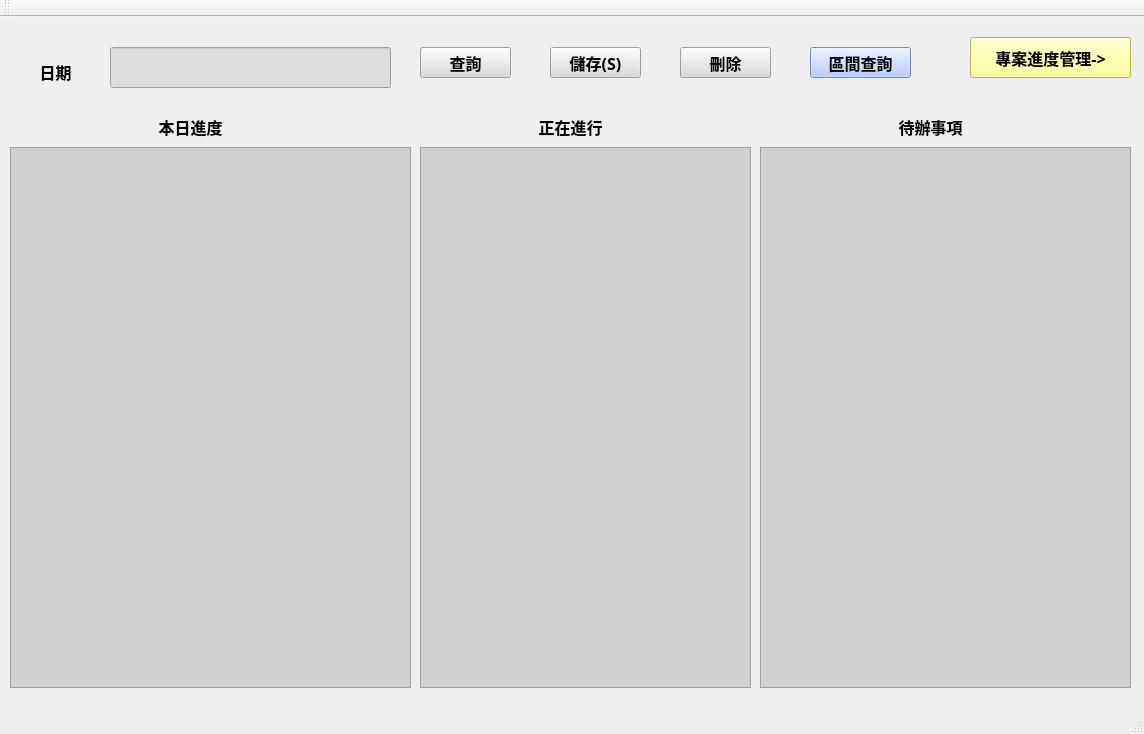
<?xml version="1.0" encoding="UTF-8"?>
<ui version="4.0">
 <class>MainWindow</class>
 <widget class="QMainWindow" name="MainWindow">
  <property name="geometry">
   <rect>
    <x>0</x>
    <y>0</y>
    <width>1144</width>
    <height>734</height>
   </rect>
  </property>
  <property name="windowTitle">
   <string>MainWindow</string>
  </property>
  <widget class="QWidget" name="centralWidget">
   <widget class="QLabel" name="label">
    <property name="geometry">
     <rect>
      <x>140</x>
      <y>90</y>
      <width>101</width>
      <height>41</height>
     </rect>
    </property>
    <property name="text">
     <string>&lt;html&gt;&lt;head/&gt;&lt;body&gt;&lt;p align=&quot;center&quot;&gt;&lt;span style=&quot; font-size:12pt; font-weight:600;&quot;&gt;本日進度&lt;/span&gt;&lt;/p&gt;&lt;/body&gt;&lt;/html&gt;</string>
    </property>
   </widget>
   <widget class="QLabel" name="label_2">
    <property name="geometry">
     <rect>
      <x>520</x>
      <y>90</y>
      <width>101</width>
      <height>41</height>
     </rect>
    </property>
    <property name="text">
     <string>&lt;html&gt;&lt;head/&gt;&lt;body&gt;&lt;p align=&quot;center&quot;&gt;&lt;span style=&quot; font-size:12pt; font-weight:600;&quot;&gt;正在進行&lt;/span&gt;&lt;/p&gt;&lt;/body&gt;&lt;/html&gt;</string>
    </property>
   </widget>
   <widget class="QLabel" name="label_3">
    <property name="geometry">
     <rect>
      <x>880</x>
      <y>90</y>
      <width>101</width>
      <height>41</height>
     </rect>
    </property>
    <property name="text">
     <string>&lt;html&gt;&lt;head/&gt;&lt;body&gt;&lt;p align=&quot;center&quot;&gt;&lt;span style=&quot; font-size:12pt; font-weight:600;&quot;&gt;待辦事項&lt;/span&gt;&lt;/p&gt;&lt;/body&gt;&lt;/html&gt;</string>
    </property>
   </widget>
   <widget class="QLabel" name="label_4">
    <property name="geometry">
     <rect>
      <x>20</x>
      <y>40</y>
      <width>71</width>
      <height>31</height>
     </rect>
    </property>
    <property name="text">
     <string>&lt;html&gt;&lt;head/&gt;&lt;body&gt;&lt;p align=&quot;center&quot;&gt;&lt;span style=&quot; font-size:12pt; font-weight:600;&quot;&gt;日期&lt;/span&gt;&lt;/p&gt;&lt;/body&gt;&lt;/html&gt;</string>
    </property>
   </widget>
   <widget class="QTextEdit" name="teProgress">
    <property name="geometry">
     <rect>
      <x>10</x>
      <y>130</y>
      <width>401</width>
      <height>541</height>
     </rect>
    </property>
    <property name="font">
     <font>
      <family>微軟正黑體</family>
      <pointsize>12</pointsize>
      <weight>75</weight>
      <bold>true</bold>
     </font>
    </property>
    <property name="styleSheet">
     <string notr="true">background-color: rgb(208, 208, 208);
color: rgb(0, 0, 0);</string>
    </property>
   </widget>
   <widget class="QTextEdit" name="teOnGoing">
    <property name="geometry">
     <rect>
      <x>420</x>
      <y>130</y>
      <width>331</width>
      <height>541</height>
     </rect>
    </property>
    <property name="font">
     <font>
      <family>微軟正黑體</family>
      <pointsize>12</pointsize>
      <weight>75</weight>
      <bold>true</bold>
     </font>
    </property>
    <property name="styleSheet">
     <string notr="true">background-color: rgb(208, 208, 208);
color: rgb(0, 0, 0);</string>
    </property>
   </widget>
   <widget class="QTextEdit" name="teToDo">
    <property name="geometry">
     <rect>
      <x>760</x>
      <y>130</y>
      <width>371</width>
      <height>541</height>
     </rect>
    </property>
    <property name="font">
     <font>
      <family>微軟正黑體</family>
      <pointsize>12</pointsize>
      <weight>75</weight>
      <bold>true</bold>
     </font>
    </property>
    <property name="styleSheet">
     <string notr="true">background-color: rgb(208, 208, 208);
color: rgb(0, 0, 0);</string>
    </property>
   </widget>
   <widget class="QPushButton" name="pbSaveAndUpdate">
    <property name="geometry">
     <rect>
      <x>550</x>
      <y>30</y>
      <width>91</width>
      <height>31</height>
     </rect>
    </property>
    <property name="font">
     <font>
      <family>微軟正黑體</family>
      <pointsize>12</pointsize>
      <weight>75</weight>
      <bold>true</bold>
     </font>
    </property>
    <property name="styleSheet">
     <string notr="true">background-color: rgb(218, 218, 218);</string>
    </property>
    <property name="text">
     <string>儲存(S)</string>
    </property>
   </widget>
   <widget class="QLineEdit" name="leDate">
    <property name="geometry">
     <rect>
      <x>110</x>
      <y>30</y>
      <width>281</width>
      <height>41</height>
     </rect>
    </property>
    <property name="font">
     <font>
      <family>Adobe Devanagari</family>
      <pointsize>16</pointsize>
      <weight>75</weight>
      <bold>true</bold>
     </font>
    </property>
    <property name="styleSheet">
     <string notr="true">background-color: rgb(221, 221, 221);</string>
    </property>
   </widget>
   <widget class="QPushButton" name="pbSearch">
    <property name="geometry">
     <rect>
      <x>420</x>
      <y>30</y>
      <width>91</width>
      <height>31</height>
     </rect>
    </property>
    <property name="font">
     <font>
      <family>微軟正黑體</family>
      <pointsize>12</pointsize>
      <weight>75</weight>
      <bold>true</bold>
     </font>
    </property>
    <property name="styleSheet">
     <string notr="true">background-color: rgb(218, 218, 218);</string>
    </property>
    <property name="text">
     <string>查詢</string>
    </property>
   </widget>
   <widget class="QPushButton" name="pbSearchSequence">
    <property name="geometry">
     <rect>
      <x>810</x>
      <y>30</y>
      <width>101</width>
      <height>31</height>
     </rect>
    </property>
    <property name="font">
     <font>
      <family>微軟正黑體</family>
      <pointsize>12</pointsize>
      <weight>75</weight>
      <bold>true</bold>
     </font>
    </property>
    <property name="styleSheet">
     <string notr="true">background-color: rgb(165, 192, 255);</string>
    </property>
    <property name="text">
     <string>區間查詢</string>
    </property>
   </widget>
   <widget class="QPushButton" name="pbProjectDiary">
    <property name="geometry">
     <rect>
      <x>970</x>
      <y>20</y>
      <width>161</width>
      <height>41</height>
     </rect>
    </property>
    <property name="font">
     <font>
      <family>微軟正黑體</family>
      <pointsize>12</pointsize>
      <weight>75</weight>
      <bold>true</bold>
     </font>
    </property>
    <property name="styleSheet">
     <string notr="true">background-color: rgb(255, 255, 127);</string>
    </property>
    <property name="text">
     <string>專案進度管理-&gt;</string>
    </property>
   </widget>
   <widget class="QPushButton" name="pbDelete">
    <property name="geometry">
     <rect>
      <x>680</x>
      <y>30</y>
      <width>91</width>
      <height>31</height>
     </rect>
    </property>
    <property name="font">
     <font>
      <family>微軟正黑體</family>
      <pointsize>12</pointsize>
      <weight>75</weight>
      <bold>true</bold>
     </font>
    </property>
    <property name="styleSheet">
     <string notr="true">background-color: rgb(218, 218, 218);</string>
    </property>
    <property name="text">
     <string>刪除</string>
    </property>
   </widget>
  </widget>
  <widget class="QMenuBar" name="menuBar">
   <property name="geometry">
    <rect>
     <x>0</x>
     <y>0</y>
     <width>1144</width>
     <height>24</height>
    </rect>
   </property>
  </widget>
  <widget class="QToolBar" name="mainToolBar">
   <attribute name="toolBarArea">
    <enum>TopToolBarArea</enum>
   </attribute>
   <attribute name="toolBarBreak">
    <bool>false</bool>
   </attribute>
  </widget>
  <widget class="QStatusBar" name="statusBar"/>
 </widget>
 <layoutdefault spacing="6" margin="11"/>
 <resources/>
 <connections/>
</ui>
